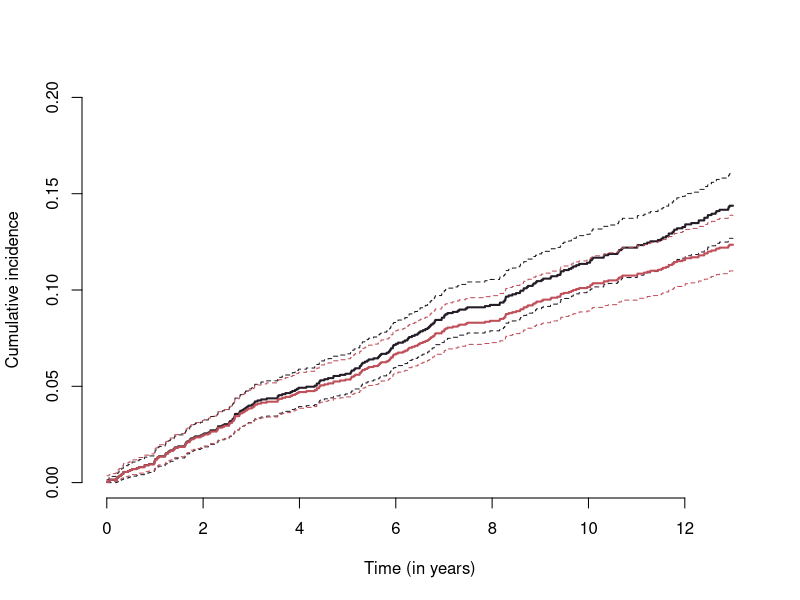

Reproduce this figure in R.
## ---- chunk 1
#| code-fold: true

library(survival)
library(cmprsk)
library(ggplot2)

set.seed(2026)

n = 2000
t_max = 13

# Hazards
lambda1 = -log(1 - 300/2000)/t_max   # graft loss
lambda2 = -log(1 - 600/2000)/t_max   # death

# Simulate event times
T1 <- rexp(n, rate = lambda1)
T2 <- rexp(n, rate = lambda2)

# Observed time and event type
time = pmin(T1, T2, t_max)
event = ifelse(time == T1 & T1 < T2, 1,
               ifelse(time == T2 & T2 < T1, 2, 0))

event.2 = event
event.2[event.2 == 2] = 0 # censoring death
event = as.factor(event)

as.data.frame(table(event))
## ---- chunk 2
#| code-fold: true

fit.aj = survfit(Surv(time, event) ~ 1, stype = 1)
fit.km = survfit(Surv(time, event.2) ~ 1, stype = 1)
## ---- chunk 3
#| fig-height: 4
#| fig-width: 4
#| code-fold: true
#| fig-cap: "Comparison of the Aalen–Johansen estimator (red) and the Kaplan–Meier estimator (black). Dashed lines indicate the 95% confidence band."

# KM
plot(fit.km$time, 1-fit.km$surv,
     type = "s",
     col = "#241C26",
     lwd = 2,
     xlab = "Time (in years)",
     ylab = "Cumulative incidence",
     ylim = c(0, 0.2), 
     bty = "n")

lines(fit.km$time, 1-fit.km$lower,
      type = "s",
      col = "#241C26",
      lty = 2)

lines(fit.km$time, 1-fit.km$upper,
      type = "s",
      col = "#241C26",
      lty = 2)

# AJ
lines(fit.aj$time, fit.aj$pstate[, 2],
      type = "s",
      col = "#BF505A",
      lwd = 2)

lines(fit.aj$time, fit.aj$lower[, 2],
      type = "s",
      col = "#BF505A",
      lty = 2)

lines(fit.aj$time, fit.aj$upper[, 2],
      type = "s",
      col = "#BF505A",
      lty = 2)
